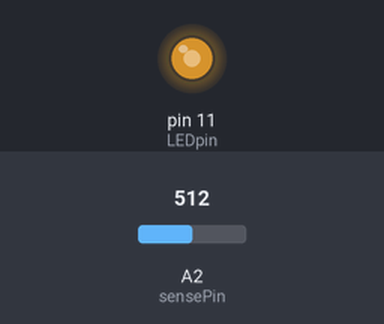
A sketch run on a simulated Arduino Uno, built with avr-gcc and run on an emulated ATmega328P. On the bench: output pins drawn as LEDs (lit = HIGH). The test bench sets the inputs (shaded band); at power-on: A2 (sensePin) = 512. MIDI output is not drawn; what the sketch prints to the serial monitor is not drawn.

Above: at 1.2 s.
1.3 s: A2 (sensePin) set to 390
At 1.51 s:
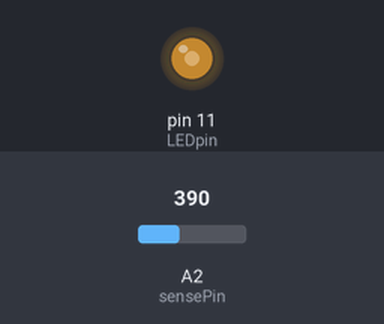
3.2 s: A2 (sensePin) set to 122
At 3.5 s:
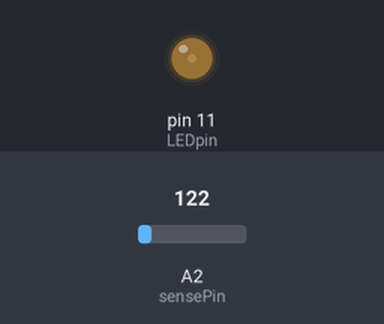
4.7 s: A2 (sensePin) set to 716
At 5.8 s:
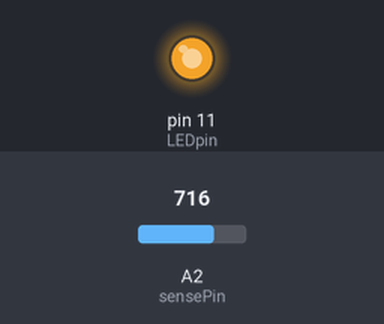
6.2 s: A2 (sensePin) set to 0
At 6.9 s:
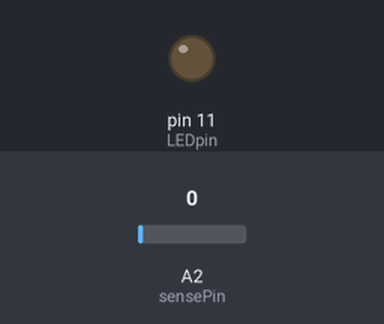
Timing chart, 0 to 8.7 s (numbered marks = the images above; inputs shaded):
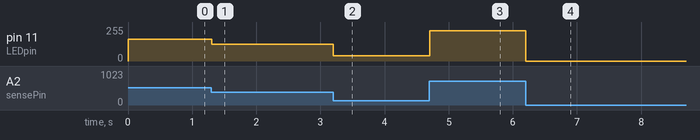

The sketch:

String_Vibration_Test_ARDMIDI.ino
```cpp
//VibrationTest
#include <MIDI.h>

MIDI_CREATE_DEFAULT_INSTANCE();

#define MIDI_C0            0
#define MIDI_D0            2
#define MIDI_E0            4
#define MIDI_F0            5
#define MIDI_G0            7
#define MIDI_A0            9
#define MIDI_B0           11
#define MIDI_C            60
#define MIDI_D            62
#define MIDI_E            64
#define MIDI_F            65
#define MIDI_G            67
#define MIDI_A            69
#define MIDI_B            71
#define MIDI_SHARP         1
#define MIDI_FLAT         -1
#define MIDI_OCTAVE       12

//defines the pin connections
int GroundPin = 0;
int sensePin = A2; // +ve
int LEDpin = 11;      // connect Red LED to pin 11 (PWM pin)
int LEDbrightness;
int volume = 0;
int reading = 0;
//defines normal and threshold voltage levels
int pluckthresh = 400;
bool noteplayed = false;
bool continuousnotes = false;
int  notecount = 0;
int notedelay = 0;

bool debug = false;

//sets GroundPin and LEDPin as output pins, with GroundPin being set to LOW
void setup()
{
  Serial.begin(115200);
  pinMode(GroundPin, OUTPUT);
  digitalWrite(GroundPin, LOW);
  pinMode(LEDpin, OUTPUT);
  MIDI.begin(0);          // Launch MIDI and listen to channel 4
  Serial.println("STARTED");

}

//if the reading is higher than the threshold value, then the LED is turned on
void loop()
{

  if (debug) {
    reading = analogRead(sensePin);
    if (reading > pluckthresh) {
      Serial.println(reading);
    } else {
      Serial.println(0);
    }

  } else {

    reading = analogRead(sensePin);
    volume = map(reading, 0, 1023, 0, 126);
    LEDbrightness = map(reading, 0, 800, 0, 255);
    analogWrite(LEDpin, LEDbrightness);

    if (reading > pluckthresh ) {
      if (!noteplayed || continuousnotes) {
        MIDI.sendNoteOn(MIDI_C,volume,0);
        noteplayed = true;
        notedelay = volume * 3;
        notecount = 0;
      }
    } else {
      if (noteplayed || continuousnotes) {
        notecount++;
        if (notecount > notedelay) {
          MIDI.sendNoteOff(MIDI_C,volume,0);
          analogWrite(LEDpin, 0);
          noteplayed = false;
          notecount = 0;
        }
      }
    }
  }

  delay(2);


}
```

Measured:
- after the input at 1.3 s, pin 11 (LEDpin): 163/255 → 124/255 at once
- after the input at 3.2 s, pin 11 (LEDpin): 124/255 → 38/255 at once
- after the input at 4.7 s, pin 11 (LEDpin): 38/255 → 228/255 at once
- after the input at 6.2 s, pin 11 (LEDpin): 228/255 → 0/255 at once
